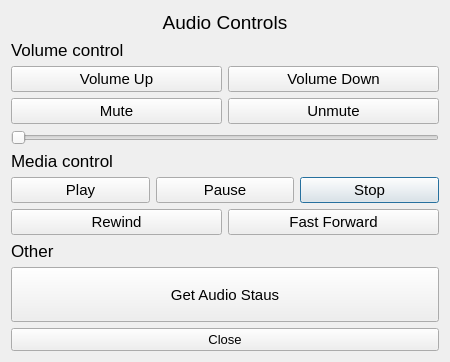
<?xml version="1.0" encoding="UTF-8"?>
<ui version="4.0">
 <class>audio</class>
 <widget class="QDialog" name="audio">
  <property name="geometry">
   <rect>
    <x>0</x>
    <y>0</y>
    <width>450</width>
    <height>362</height>
   </rect>
  </property>
  <property name="font">
   <font>
    <pointsize>11</pointsize>
   </font>
  </property>
  <property name="windowTitle">
   <string>Audio Controls</string>
  </property>
  <layout class="QGridLayout" name="gridLayout">
   <item row="2" column="0">
    <layout class="QGridLayout" name="gridLayout_Media">
     <item row="1" column="2">
      <widget class="QPushButton" name="pushButton_Stop">
       <property name="sizePolicy">
        <sizepolicy hsizetype="Minimum" vsizetype="Expanding">
         <horstretch>0</horstretch>
         <verstretch>0</verstretch>
        </sizepolicy>
       </property>
       <property name="text">
        <string>Stop</string>
       </property>
      </widget>
     </item>
     <item row="0" column="0" colspan="3">
      <widget class="QLabel" name="label_Media">
       <property name="sizePolicy">
        <sizepolicy hsizetype="Expanding" vsizetype="Fixed">
         <horstretch>0</horstretch>
         <verstretch>0</verstretch>
        </sizepolicy>
       </property>
       <property name="font">
        <font>
         <pointsize>13</pointsize>
        </font>
       </property>
       <property name="text">
        <string>Media control</string>
       </property>
      </widget>
     </item>
     <item row="1" column="0">
      <widget class="QPushButton" name="pushButton_Play">
       <property name="sizePolicy">
        <sizepolicy hsizetype="Minimum" vsizetype="Expanding">
         <horstretch>0</horstretch>
         <verstretch>0</verstretch>
        </sizepolicy>
       </property>
       <property name="text">
        <string>Play</string>
       </property>
      </widget>
     </item>
     <item row="1" column="1">
      <widget class="QPushButton" name="pushButton_Pause">
       <property name="sizePolicy">
        <sizepolicy hsizetype="Minimum" vsizetype="Expanding">
         <horstretch>0</horstretch>
         <verstretch>0</verstretch>
        </sizepolicy>
       </property>
       <property name="text">
        <string>Pause</string>
       </property>
      </widget>
     </item>
     <item row="2" column="0" colspan="3">
      <layout class="QHBoxLayout" name="horizontalLayout">
       <item>
        <widget class="QPushButton" name="pushButton_Rewind">
         <property name="sizePolicy">
          <sizepolicy hsizetype="Minimum" vsizetype="Expanding">
           <horstretch>0</horstretch>
           <verstretch>0</verstretch>
          </sizepolicy>
         </property>
         <property name="text">
          <string>Rewind</string>
         </property>
        </widget>
       </item>
       <item>
        <widget class="QPushButton" name="pushButton_FF">
         <property name="sizePolicy">
          <sizepolicy hsizetype="Minimum" vsizetype="Expanding">
           <horstretch>0</horstretch>
           <verstretch>0</verstretch>
          </sizepolicy>
         </property>
         <property name="text">
          <string>Fast Forward</string>
         </property>
        </widget>
       </item>
      </layout>
     </item>
    </layout>
   </item>
   <item row="0" column="0">
    <widget class="QLabel" name="label_Title">
     <property name="sizePolicy">
      <sizepolicy hsizetype="Expanding" vsizetype="Fixed">
       <horstretch>0</horstretch>
       <verstretch>0</verstretch>
      </sizepolicy>
     </property>
     <property name="font">
      <font>
       <pointsize>14</pointsize>
      </font>
     </property>
     <property name="text">
      <string>Audio Controls</string>
     </property>
     <property name="alignment">
      <set>Qt::AlignCenter</set>
     </property>
    </widget>
   </item>
   <item row="1" column="0">
    <layout class="QGridLayout" name="gridLayout_Volume">
     <item row="3" column="0">
      <widget class="QPushButton" name="pushButton_Mute">
       <property name="sizePolicy">
        <sizepolicy hsizetype="Minimum" vsizetype="Expanding">
         <horstretch>0</horstretch>
         <verstretch>0</verstretch>
        </sizepolicy>
       </property>
       <property name="font">
        <font>
         <pointsize>11</pointsize>
        </font>
       </property>
       <property name="text">
        <string>Mute</string>
       </property>
      </widget>
     </item>
     <item row="4" column="0" colspan="2">
      <widget class="QSlider" name="horizontalSlider_Volume">
       <property name="font">
        <font>
         <pointsize>11</pointsize>
        </font>
       </property>
       <property name="maximum">
        <number>100</number>
       </property>
       <property name="pageStep">
        <number>1</number>
       </property>
       <property name="orientation">
        <enum>Qt::Horizontal</enum>
       </property>
      </widget>
     </item>
     <item row="0" column="0" colspan="2">
      <widget class="QLabel" name="label_Volume">
       <property name="sizePolicy">
        <sizepolicy hsizetype="Expanding" vsizetype="Fixed">
         <horstretch>0</horstretch>
         <verstretch>0</verstretch>
        </sizepolicy>
       </property>
       <property name="font">
        <font>
         <pointsize>13</pointsize>
        </font>
       </property>
       <property name="text">
        <string>Volume control</string>
       </property>
      </widget>
     </item>
     <item row="3" column="1">
      <widget class="QPushButton" name="pushButton_Unmute">
       <property name="sizePolicy">
        <sizepolicy hsizetype="Minimum" vsizetype="Expanding">
         <horstretch>0</horstretch>
         <verstretch>0</verstretch>
        </sizepolicy>
       </property>
       <property name="font">
        <font>
         <pointsize>11</pointsize>
        </font>
       </property>
       <property name="text">
        <string>Unmute</string>
       </property>
      </widget>
     </item>
     <item row="2" column="1">
      <widget class="QPushButton" name="pushButton_Down">
       <property name="sizePolicy">
        <sizepolicy hsizetype="Minimum" vsizetype="Expanding">
         <horstretch>0</horstretch>
         <verstretch>0</verstretch>
        </sizepolicy>
       </property>
       <property name="font">
        <font>
         <pointsize>11</pointsize>
        </font>
       </property>
       <property name="text">
        <string>Volume Down</string>
       </property>
      </widget>
     </item>
     <item row="2" column="0">
      <widget class="QPushButton" name="pushButton_Up">
       <property name="sizePolicy">
        <sizepolicy hsizetype="Minimum" vsizetype="Expanding">
         <horstretch>0</horstretch>
         <verstretch>0</verstretch>
        </sizepolicy>
       </property>
       <property name="font">
        <font>
         <pointsize>11</pointsize>
        </font>
       </property>
       <property name="text">
        <string>Volume Up</string>
       </property>
      </widget>
     </item>
    </layout>
   </item>
   <item row="3" column="0">
    <layout class="QGridLayout" name="gridLayout_Other">
     <item row="0" column="0">
      <widget class="QLabel" name="label_Other">
       <property name="sizePolicy">
        <sizepolicy hsizetype="Expanding" vsizetype="Fixed">
         <horstretch>0</horstretch>
         <verstretch>0</verstretch>
        </sizepolicy>
       </property>
       <property name="font">
        <font>
         <pointsize>13</pointsize>
        </font>
       </property>
       <property name="text">
        <string>Other</string>
       </property>
      </widget>
     </item>
     <item row="1" column="0">
      <widget class="QPushButton" name="pushButton_Status">
       <property name="sizePolicy">
        <sizepolicy hsizetype="Minimum" vsizetype="Expanding">
         <horstretch>0</horstretch>
         <verstretch>0</verstretch>
        </sizepolicy>
       </property>
       <property name="text">
        <string>Get Audio Staus</string>
       </property>
      </widget>
     </item>
    </layout>
   </item>
   <item row="4" column="0">
    <widget class="QPushButton" name="pushButton_Close">
     <property name="sizePolicy">
      <sizepolicy hsizetype="Minimum" vsizetype="Fixed">
       <horstretch>0</horstretch>
       <verstretch>0</verstretch>
      </sizepolicy>
     </property>
     <property name="font">
      <font>
       <pointsize>10</pointsize>
      </font>
     </property>
     <property name="text">
      <string>Close</string>
     </property>
    </widget>
   </item>
  </layout>
 </widget>
 <resources/>
 <connections/>
</ui>
